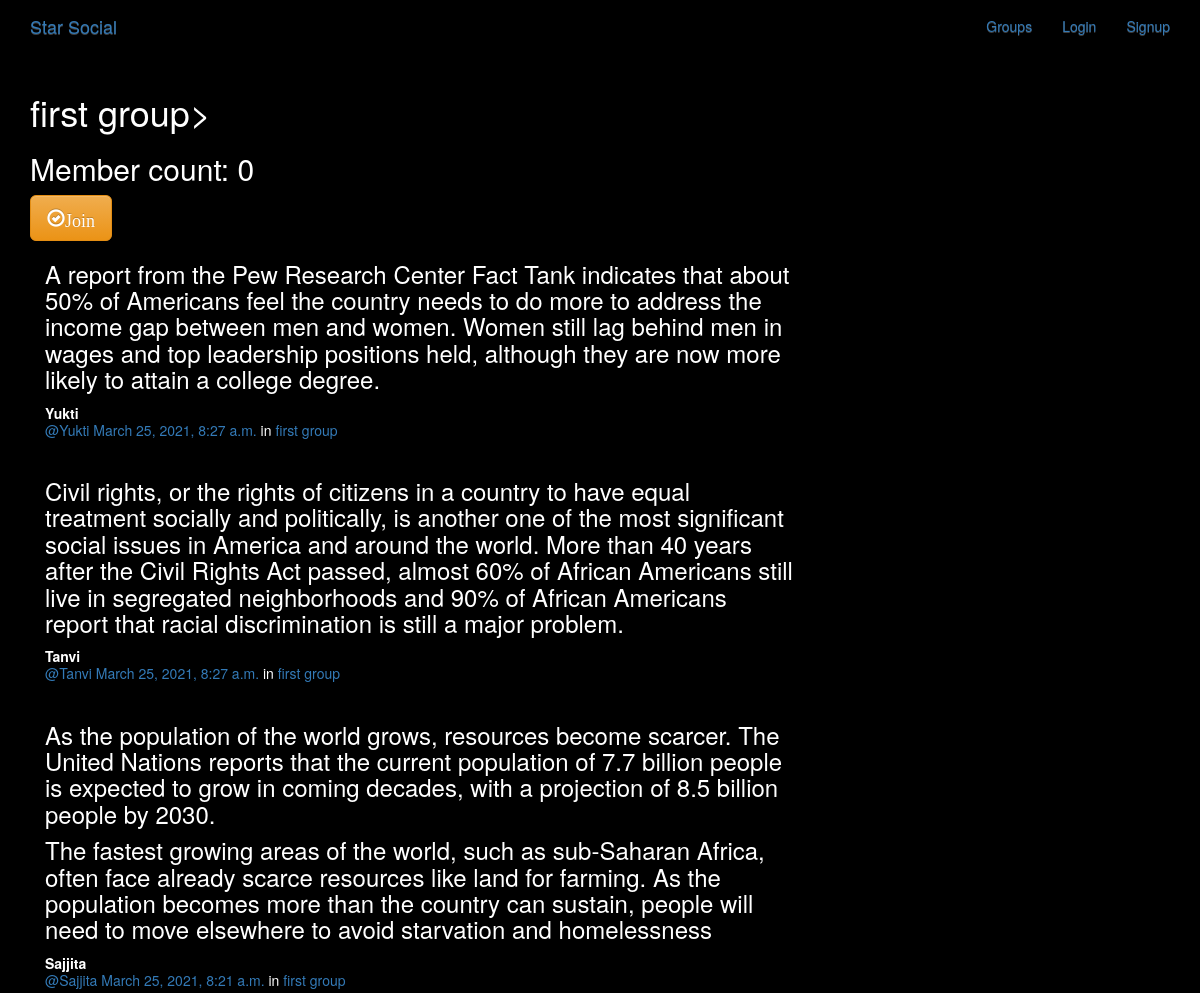
The app's page /groups/posts/in/first-group/ with its own data.
### groups/models.py (models this page shows, shortened)
class Group(models.Model):
    name = models.CharField(max_length=255, unique=True)
    slug = models.SlugField(allow_unicode=True, unique=True)
    description = models.TextField(blank=True, default='')
    description_html = models.TextField(editable=False, default='', blank=True)
    members = models.ManyToManyField(User, through="GroupMember")
    class Meta:
        ordering = ["name"]
        unique_together = ('name', 'slug')

### posts/models.py (models this page shows, shortened)
class Post(models.Model):
    user = models.ForeignKey(User, related_name="posts", on_delete=models.CASCADE)
    created_at = models.DateTimeField(auto_now=True)
    message = models.TextField()
    message_html = models.TextField(editable=False)
    group = models.ForeignKey(Group, related_name="posts",null=True, blank=True, on_delete=models.CASCADE)
    class Meta:
        ordering = ["-created_at"]
        unique_together = ["user", "message"]

### groups/views.py (the view)
# urls.py: url(r"^posts/in/(?P<slug>[-\w]+)/$", views.SingleGroup.as_view(),name="single"),
class SingleGroup(generic.DetailView):
    model = Group

### groups/templates/groups/group_detail.html
{% extends 'groups/group_base.html' %}
{% block pregroup %}
<h1>{{group.name}}></h1>
<h2> Member count: {{group.members.count}}</h2>
<div class="content">
	{% if user in group.members.all %}
	<a href="{% url 'groups:leave' slug=group.slug %}"
	   class='btn btn-lg btn-fill btn-warning'><span class="glyphicon glyphicon-remove-circle">Leave</span></a>
	{% else %}
	<a href="{% url 'groups:join' slug=group.slug%}"
	   class='btn btn-lg btn-fill btn-warning'><span class="glyphicon glyphicon-ok-circle">Join</span></a>
	{% endif %}
</div>
{% endblock %}
{% block group_content %}
<div class="col-md-8">
	{% if group.posts.count == 0 %}
		<h1>No Posts in this group yet!</h1>
	{% else %}
		{% for post in group.posts.all %}
			{% include 'posts/_post.html' %}
		{% endfor %}
	{% endif %}
</div>
{% endblock %}

### posts/templates/posts/_post.html (shortened to what this page needs)
<div class="post media">
	<h3>{{ post.message_html|safe }}</h3>
	<div class="media-body">
		<strong>{{ post.user.username }}</strong>
		<h5 class="media-heading">
			<span class="username"><a href="{% url 'posts:for_user' username=post.user.username %}">@{{ post.user.username }}</a></span>
			<time class="time"><a href="{% url 'posts:single' username=post.user.username pk=post.pk %}">{{ post.created_at }}</a></time>
			{% if post.group %}
			<span class="group-name">in <a href="#">{{ post.group.name }}</a></span>
			{% endif %}
		</h5>
	</div>
</div>

### static/simplesocial/css/master.css (style rules this page uses)
body { margin: 0; overflow: hidden; background-color: black; color:white; }

### records on screen
Group: name "first group", members.count "0"
Post: message_html "A report from the Pew Research Center Fact Tank indicates that about 50% of Americans feel the country needs to do more to address the income gap between men and women. Women still lag behind men in wages and top leadership positions held, although they are now more likely to attain a college degree.", user.username "Yukti", created_at "March 25, 2021, 8:27 a.m.", group.name "first group"
Post: message_html "Civil rights, or the rights of citizens in a country to have equal treatment socially and politically, is another one of the most significant social issues in America and around the world. More than 40 years after the Civil Rights Act passed, almost 60% of African Americans still live in segregated neighborhoods and 90% of African Americans report that racial discrimination is still a major problem.", user.username "Tanvi", created_at "March 25, 2021, 8:27 a.m.", group.name "first group"
Post: message_html "As the population of the world grows, resources become scarcer. The United Nations reports that the current population of 7.7 billion people is expected to grow in coming decades, with a projection of 8.5 billion people by 2030. The fastest growing areas of the world, such as sub-Saharan Africa, often face already scarce resources like land for farming. As the population becomes more than the country can sustain, people will need to move elsewhere to avoid starvation and homelessness", user.username "Sajjita", created_at "March 25, 2021, 8:21 a.m.", group.name "first group"
